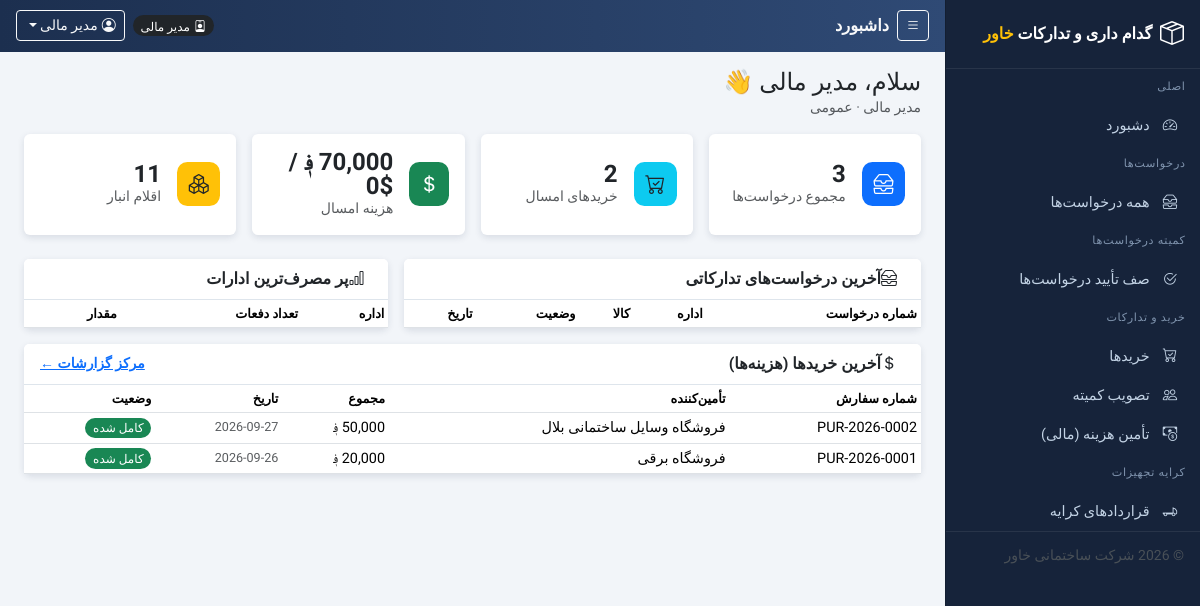
Screenshot of /index.php (signed in) with the database file from the repository.
### tables this page shows
CREATE TABLE `users` (
  `id` int(10) UNSIGNED NOT NULL,
  `username` varchar(50) NOT NULL,
  `password` varchar(255) NOT NULL COMMENT 'bcrypt hash (password_hash)',
  `name` varchar(100) NOT NULL,
  `role` enum('employee','procurement_manager','warehouse_manager','gate_security','committee','general_manager','finance','admin') NOT NULL DEFAULT 'employee',
  `department_id` int(10) UNSIGNED DEFAULT NULL,
  `email` varchar(120) DEFAULT NULL,
  `phone` varchar(30) DEFAULT NULL,
  `status` tinyint(1) NOT NULL DEFAULT 1,
  `created_at` timestamp NOT NULL DEFAULT current_timestamp()
);

CREATE TABLE `purchases` (
  `id` int(10) UNSIGNED NOT NULL,
  `purchase_no` varchar(30) NOT NULL,
  `request_id` int(10) UNSIGNED NOT NULL,
  `supplier_id` int(10) UNSIGNED DEFAULT NULL COMMENT 'final supplier',
  `selected_quotation_id` int(10) UNSIGNED DEFAULT NULL COMMENT 'winning quotation chosen by procurement',
  `quantity` decimal(12,2) NOT NULL,
  `unit_price` decimal(12,2) DEFAULT NULL,
  `total_cost` decimal(12,2) DEFAULT NULL,
  `currency` enum('AFN','USD') NOT NULL DEFAULT 'AFN' COMMENT 'AFN = افغانی, USD = دالر',
  `purchase_date` date DEFAULT NULL,
  `urgency` enum('normal','urgent') NOT NULL DEFAULT 'normal',
  `payment_status` enum('pending','paid') NOT NULL DEFAULT 'pending',
  `status` enum('draft','quotation','committee_pending','approved','supplier_selected','authority_approved','financed','ordered','received','completed','rejected') NOT NULL DEFAULT 'draft',
  `approved_by` int(10) UNSIGNED DEFAULT NULL,
  `committee_approved` tinyint(1) NOT NULL DEFAULT 0,
  `committee_note` text DEFAULT NULL,
  `authority_name` varchar(150) DEFAULT NULL COMMENT 'name of the approving president / executive director',
  `authority_position` varchar(150) DEFAULT NULL COMMENT 'position of the approving authority',
  `authority_approved_by` int(10) UNSIGNED DEFAULT NULL COMMENT 'user account that registered the approval',
  `authority_approved_at` datetime DEFAULT NULL,
  `authority_note` text DEFAULT NULL COMMENT 'comment of the company presidency',
  `finance_method` enum('bank_cheque','cash','bank_transfer','other') DEFAULT NULL COMMENT 'how finance delivers the money',
  `finance_ref_no` varchar(60) DEFAULT NULL COMMENT 'cheque / voucher / reference number',
  `finance_amount` decimal(14,2) DEFAULT NULL COMMENT 'amount handed over by finance',
  `finance_currency` enum('AFN','USD') NOT NULL DEFAULT 'AFN' COMMENT 'currency of the handed-over amount',
  `finance_note` text DEFAULT NULL COMMENT 'message from finance to the purchasing department',
  `finance_released_by` int(10) UNSIGNED DEFAULT NULL,
  `finance_released_at` datetime DEFAULT NULL,
  `order_registered_by` int(10) UNSIGNED DEFAULT NULL,
  `order_registered_at` datetime DEFAULT NULL,
  `announcement_note` text DEFAULT NULL COMMENT 'public announcement / bulk',
  `created_at` timestamp NOT NULL DEFAULT current_timestamp(),
  `updated_at` timestamp NOT NULL DEFAULT current_timestamp() ON UPDATE current_timestamp()
);

CREATE TABLE `suppliers` (
  `id` int(10) UNSIGNED NOT NULL,
  `name` varchar(150) NOT NULL,
  `contact_person` varchar(100) DEFAULT NULL,
  `phone` varchar(30) DEFAULT NULL,
  `email` varchar(120) DEFAULT NULL,
  `address` varchar(255) DEFAULT NULL,
  `notes` text DEFAULT NULL,
  `created_at` timestamp NOT NULL DEFAULT current_timestamp()
);

### includes/auth.php (called while the page is built, shortened)
<?php
require_once __DIR__ . '/functions.php';
function current_user()
{
    $u = fetch_one(
        'SELECT u.*, d.name AS department_name ' .
        'FROM users u LEFT JOIN departments d ON d.id = u.department_id ' .
        'WHERE u.id = ' . (int)$_SESSION['user_id'] . ' AND u.status = 1'
    );
    return $u;
}
function require_login()
{
    $u = current_user();
    return $u;
}

### includes/dash_general_manager.php (the view, shortened to what this page needs)
<?php
$recentPur = fetch_all("SELECT p.id, p.purchase_no, s.name supplier, p.total_cost, p.currency, p.purchase_date, p.status
  FROM purchases p LEFT JOIN suppliers s ON s.id=p.supplier_id ORDER BY p.id DESC LIMIT 8");
?>
<div class="row g-3 mb-3">
  <div class="col-lg-7">
    <div class="card h-100">
      <div class="card-header"><i class="bi bi-inboxes me-2"></i>آخرین درخواست‌های تدارکاتی</div>
      <div class="table-responsive"><table class="table table-sm table-hover align-middle mb-0">
        <thead><tr><th>شماره درخواست</th><th>اداره</th><th>کالا</th><th>وضعیت</th><th>تاریخ</th></tr></thead>
      </table></div>
    </div>
  </div>
  <div class="col-lg-5">
    <div class="card h-100">
      <div class="card-header"><i class="bi bi-bar-chart me-2"></i>پر مصرف‌ترین ادارات</div>
      <div class="table-responsive"><table class="table table-sm align-middle mb-0">
        <thead><tr><th>اداره</th><th>تعداد دفعات</th><th>مقدار</th></tr></thead>
      </table></div>
    </div>
  </div>
</div>
<div class="card mb-4">
  <div class="card-header d-flex justify-content-between align-items-center">
    <span><i class="bi bi-currency-dollar me-2"></i>آخرین خریدها (هزینه‌ها)</span>
    <a class="small" href="<?php echo $base; ?>/reports/index.php">مرکز گزارشات &larr;</a>
  </div>
  <div class="table-responsive"><table class="table table-sm table-hover align-middle mb-0">
    <thead><tr><th>شماره سفارش</th><th>تأمین‌کننده</th><th>مجموع</th><th>تاریخ</th><th>وضعیت</th></tr></thead>
    <tbody>
    <?php foreach ($recentPur as $p): ?>
      <tr><td><?php echo h($p['purchase_no']); ?></td><td><?php echo h($p['supplier'] ?? '-'); ?></td>
          <td class="text-nowrap"><?php echo money_cur($p['total_cost'], $p['currency']); ?></td>
          <td class="text-muted small text-nowrap"><?php echo h($p['purchase_date'] ?? ''); ?></td>
          <td><?php echo badge($p['status']); ?></td></tr>
    <?php endforeach; ?>
    </tbody>
  </table></div>
</div>

### includes/header.php (shortened to what this page needs)
<?php
require_once __DIR__ . '/auth.php';
$me = $user ?? current_user();
$page_title = $page_title ?? 'Dashboard';
$base = BASE_URL;
?>
<!DOCTYPE html>
<html lang="fa" dir="rtl">
<head>
<link rel="stylesheet" href="https://cdn.jsdelivr.net/npm/bootstrap@5.3.3/dist/css/bootstrap.min.css">
<link rel="stylesheet" href="https://cdn.jsdelivr.net/npm/bootstrap-icons@1.11.3/font/bootstrap-icons.min.css">
<link rel="stylesheet" href="<?php echo $base; ?>/assets/css/style.css">
</head>
<body class="app-rtl">
<div class="app-shell">
  <div class="app-main">
    <header class="app-topbar">
      <div class="d-flex align-items-center text-light gap-2">
        <button class="btn btn-sm btn-outline-light" type="button" onclick="toggleSidebar()"><i class="bi bi-list"></i></button>
        <div class="topbar-title"><?php echo h($page_title); ?></div>
      </div>
      <div class="d-flex align-items-center text-light gap-2">
        <span class="badge text-bg-dark rounded-pill"><i class="bi bi-person-badge ms-1"></i><?php echo h(role_label($me['role'])); ?></span>
        <div class="dropdown">
          <button class="btn btn-sm btn-outline-light dropdown-toggle" type="button" data-bs-toggle="dropdown" aria-expanded="false">
            <i class="bi bi-person-circle ms-1"></i><?php echo h($me['name']); ?>
          </button>
        </div>
      </div>
    </header>
    <main class="app-content container-fluid px-3 px-xl-4 pt-3">

### index.php (shortened to what this page needs)
<?php
require_once __DIR__ . '/includes/auth.php';
$user = require_login();
$page_title = 'داشبورد';
$role = $user['role'];
$yr  = date('Y-01-01');
$cards = [];
if ($role === 'employee') {
    $s = fetch_one("SELECT COUNT(*) total,
         SUM(status='pending') pending,
         SUM(status IN ('committee_review','warehouse_check','purchase_required','quotation_pending','committee_pending','approved','purchased','received')) progress,
         SUM(status='completed') done,
         SUM(status='closed') closed
         FROM procurement_requests WHERE requested_by = " . (int)$user['id']);
    $cards = [
        ['درخواست‌های من',         (string)$s['total'],    'bi-inboxes',        'bg-primary'],
        ['در حال پیشرفت',         (string)$s['progress'], 'bi-arrow-repeat',   'bg-warning text-dark'],
        ['کامل شده',              (string)$s['done'],     'bi-check2-circle',  'bg-success'],
        ['بسته شده به‌عنوان غیرضروری', (string)$s['closed'], 'bi-x-circle',   'bg-secondary'],
    ];
} else {
    $s = fetch_one("SELECT
         (SELECT COUNT(*) FROM procurement_requests) AS total_req,
         (SELECT COUNT(*) FROM purchases WHERE purchase_date >= '$yr') AS year_pur,
         (SELECT COALESCE(SUM(CASE WHEN currency='AFN' THEN total_cost ELSE 0 END),0) FROM purchases WHERE purchase_date >= '$yr') AS year_spend_afn,
         (SELECT COALESCE(SUM(CASE WHEN currency='USD' THEN total_cost ELSE 0 END),0) FROM purchases WHERE purchase_date >= '$yr') AS year_spend_usd,
         (SELECT COUNT(*) FROM warehouse_items) AS items,
         (SELECT COUNT(*) FROM warehouse_items WHERE quantity <= min_stock) AS low_stock,
         (SELECT COUNT(*) FROM consumptions) AS total_cons");
    $cards = [
        ['مجموع درخواست‌ها',           (string)$s['total_req'],  'bi-inboxes',         'bg-primary'],
        ['خریدهای امسال',              (string)$s['year_pur'],   'bi-cart-check',      'bg-info text-dark'],
        ['هزینه امسال', money_cur($s['year_spend_afn'], 'AFN') . ' / ' . money_cur($s['year_spend_usd'], 'USD'), 'bi-currency-dollar', 'bg-success'],
        ['اقلام انبار',                (string)$s['items'],      'bi-boxes',           'bg-warning text-dark'],
    ];
}
require_once __DIR__ . '/includes/header.php';
?>
<div class="page-title-row mb-3">
  <div>
    <h4 class="mb-0">سلام، <?php echo h($user['name']); ?> &#128075;</h4>
    <div class="text-muted small"><?php echo h(role_label($role)); ?> &middot; <?php echo h($user['department_name'] ?? 'عمومی'); ?></div>
  </div>
</div>
<div class="row g-3 mb-4">
  <?php foreach ($cards as $c): ?>
  <div class="col-sm-6 col-xl-3">
    <div class="card h-100">
      <div class="card-body d-flex align-items-center gap-3">
        <div class="stat-icon <?php echo h($c[3]); ?>"><i class="bi <?php echo h($c[2]); ?>"></i></div>
        <div>
          <div class="fs-4 fw-bold lh-1"><?php echo $c[1]; ?></div>
          <div class="text-muted small"><?php echo h($c[0]); ?></div>
        </div>
      </div>
    </div>
  </div>
  <?php endforeach; ?>
</div>
<?php
$dashFrag = [
    'employee' => 'employee', 'procurement_manager' => 'procurement_manager',
    'warehouse_manager' => 'warehouse_manager', 'gate_security' => 'gate_security',
    'committee' => 'committee', 'general_manager' => 'general_manager',
    'admin' => 'admin',
];
require __DIR__ . '/includes/dash_' . ($dashFrag[$role] ?? 'general_manager') . '.php';
?>
<?php require_once __DIR__ . '/includes/footer.php'; ?>

### includes/functions.php (shortened to what this page needs)
<?php
require_once __DIR__ . '/config.php';
function h($s)
{
    return htmlspecialchars((string)($s ?? ''), ENT_QUOTES);
}
function fetch_one($sql)
{
    global $conn;
    $r = $conn->query($sql);
    return ($r && $r->num_rows) ? $r->fetch_assoc() : null;
}
function fetch_all($sql)
{
    global $conn;
    $r = $conn->query($sql);
    if (method_exists($r, 'fetch_all')) { return $r->fetch_all(MYSQLI_ASSOC); }
    $rows = [];
    return $rows;
}
function money0($n)
{
    $v = (float)($n ?? 0);
    return number_format($v, $v === floor($v) ? 0 : 2);
}
function money_cur($n, $cur)
{
    $s = money0($n);
    if (strtoupper((string)($cur ?? 'AFN')) === 'USD') { return '$' . $s; }
    return $s . ' ؋';
}
function _req_statuses()
{
    return [
        'pending'            => 'در انتظار تعیین بخش کمیته',
        'committee_review'   => 'در انتظار تأیید کمیته',
        'closed'             => 'بسته شده (غیرضروری)',
        'rental_required'    => 'آماده ثبت قرارداد کرایه',
        'rental_active'      => 'کرایه فعال',
        'warehouse_check'    => 'بررسی انبار',
        'purchase_required'  => 'نیاز به خرید',
        'quotation_pending'  => 'در حال جمع‌آوری قیمت‌ها',
        'committee_pending'  => 'در انتظار کمیته',
        'approved'           => 'تصویب شده',
        'supplier_selected'  => 'تأمین‌کننده نهایی انتخاب شده',
        'authority_approved' => 'تصویب ریاست شرکت',
        'financed'           => 'هزینه تأمین شد (مالی)',
        'purchased'          => 'خریداری / سفارش داده شده',
        'received'           => 'دریافت شده در گیت',
        'completed'          => 'کامل شده',
    ];
}
function _pur_statuses()
{
    return [
        'draft'              => 'پیش‌نویس',
        'quotation'          => 'جمع‌آوری قیمت‌ها',
        'committee_pending'  => 'در انتظار کمیته',
        'approved'           => 'تصویب کمیته - انتخاب تأمین‌کننده',
        'supplier_selected'  => 'در انتظار تصویب ریاست شرکت',
        'authority_approved' => 'تصویب ریاست - در انتظار مالی',
        'financed'           => 'هزینه تأمین شد - آماده ثبت سفارش',
        'ordered'            => 'سفارش داده شده',
        'received'           => 'دریافت شده در گیت',
        'completed'          => 'کامل شده',
        'rejected'           => 'رد شده',
    ];
}
function badge_class($s)
{
    $map = [
        'pending' => 'text-bg-warning', 'committee_review' => 'text-bg-primary',
        'closed' => 'text-bg-secondary',
        'rental_required' => 'text-bg-info', 'rental_active' => 'text-bg-primary',
        'scheduled' => 'text-bg-warning', 'active' => 'text-bg-primary',
        'returned' => 'text-bg-success',
        'warehouse_check' => 'text-bg-info', 'purchase_required' => 'text-bg-warning',
        'quotation_pending' => 'text-bg-info', 'committee_pending' => 'text-bg-primary',
        'approved' => 'text-bg-primary', 'purchased' => 'text-bg-info',
        'supplier_selected' => 'text-bg-warning',
        'authority_approved' => 'text-bg-primary', 'financed' => 'text-bg-info',
        'bank_cheque' => 'text-bg-secondary', 'cash' => 'text-bg-secondary',
        'bank_transfer' => 'text-bg-secondary', 'other' => 'text-bg-secondary',
        'received' => 'text-bg-secondary', 'completed' => 'text-bg-success',
        'draft' => 'text-bg-secondary', 'quotation' => 'text-bg-info',
        'ordered' => 'text-bg-info', 'rejected' => 'text-bg-danger',
        'urgent' => 'text-bg-danger', 'normal' => 'text-bg-secondary',
        'paid' => 'text-bg-success', 'direct' => 'text-bg-dark',
        'warehouse' => 'text-bg-info', 'open' => 'text-bg-success',
    ];
    return $map[$s] ?? 'text-bg-secondary';
}
function badge($s)
{
    $m = _req_statuses();
    foreach (_pur_statuses() as $k => $v) { $m[$k] = $v; }
    $m += ['scheduled'=>'در انتظار تحویل', 'active'=>'فعال', 'returned'=>'برگشت داده شده'];
    $label = $m[$s] ?? ucwords(str_replace('_', ' ', (string)$s));
    return '<span class="badge rounded-pill ' . badge_class($s) . '">' . h($label) . '</span>';
}
function role_label($r)
{
    $map = [
        'employee' => 'کارمند', 'procurement_manager' => 'مدیر خرید',
        'warehouse_manager' => 'مدیر انبار', 'gate_security' => 'امنیت گیت',
        'committee' => 'مسئول / عضو کمیته', 'general_manager' => 'مدیر عمومی',
        'finance' => 'مدیر مالی', 'contracting_manager' => 'مسئول امور قراردادی',
        'admin' => 'مدیر سیستم',
    ];
    return $map[$r] ?? $r;
}

### rows the page displays
users: role "مدیر مالی", name "مدیر مالی"
purchases: purchase_no "PUR-2026-0002", supplier.name "فروشگاه وسایل ساختمانی بلال", money_cur($p['total_cost'], $p['currency']) "50,000 ؋", purchase_date "2026-09-27", status "کامل شده"
purchases: purchase_no "PUR-2026-0001", supplier.name "فروشگاه برقی", money_cur($p['total_cost'], $p['currency']) "20,000 ؋", purchase_date "2026-09-26", status "کامل شده"

### other values shown
$page_title "داشبورد"
$user['department_name'] "عمومی"
$c[1] "3"
$c[0] "مجموع درخواست‌ها"
$c[1] "2"
$c[0] "خریدهای امسال"
$c[1] "70,000 ؋ / $0"
$c[0] "هزینه امسال"
$c[1] "11"
$c[0] "اقلام انبار"
